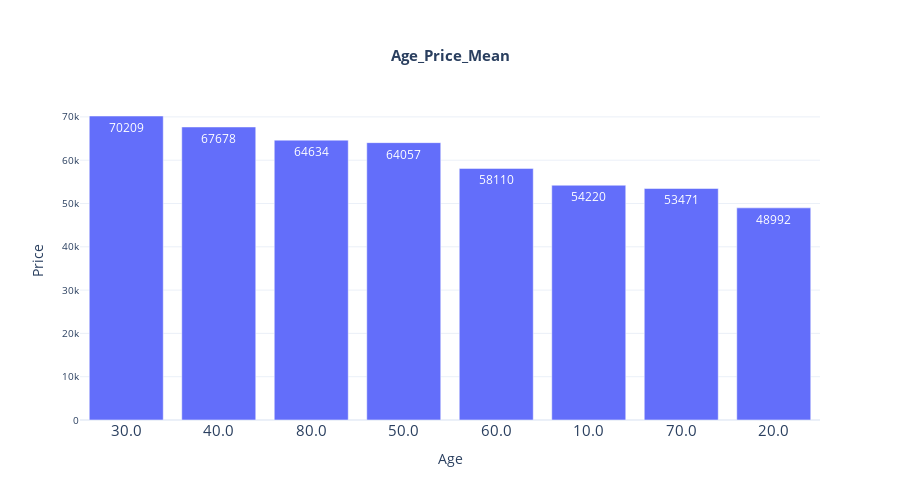

The cell this chart's notebook holds for it:
### Code cell
# 데이터프레임 생성
import numpy as np
import pandas as pd
# df = pd.DataFrame(np.random.rand(10, 2), columns=['A', 'B'])

#막대그래프 그리기
import plotly.graph_objects as go
fig = go.Figure()
fig.add_trace(
    go.Bar(
        x=df_age_cnt['age'], y=df_age_cnt['price'], text=df_age_cnt['price'], textposition='auto'
    )
)
fig.update_layout(
    {
        "title": {
            "text": "<b>Age_Price_Mean</b>",
            "x": 0.5,
            "y": 0.9,
            "font": {
                "size": 15
            }
        },
        "xaxis": {
            "title": "Age",
            # "showticklabels":True,
            # "tick0": "2017-01-31",
            # "dtick": "M1",
            "tickfont": {
                "size": 15               
            }
        },
        "yaxis": {
            "title": "Price",
            "tickfont": {
                "size": 10                
            }
        },
        "template":'plotly_white',
        "showlegend": False,
        "autosize":False,
        "width":900,
        "height":500
    }
)

### Figure 1 — Plotly figure (JSON) as saved in the notebook; plotly's stock layout.template omitted (floating-point values rounded to 4 significant figures)
{"data": [{"text": [70209, 67678, 64634, 64057, 58110, 54220, 53471, 48992], "textposition": "auto", "type": "bar", "x": ["30.0", "40.0", "80.0", "50.0", "60.0", "10.0", "70.0", "20.0"], "y": [70209, 67678, 64634, 64057, 58110, 54220, 53471, 48992]}], "layout": {"autosize": false, "height": 500, "showlegend": false, "title": {"font": {"size": 15}, "text": "<b>Age_Price_Mean</b>", "x": 0.5, "y": 0.9}, "width": 900, "xaxis": {"autorange": true, "range": [-0.5, 7.5], "tickfont": {"size": 15}, "title": {"text": "Age"}, "type": "category"}, "yaxis": {"autorange": true, "range": [0, 73900.0], "tickfont": {"size": 10}, "title": {"text": "Price"}, "type": "linear"}}}
